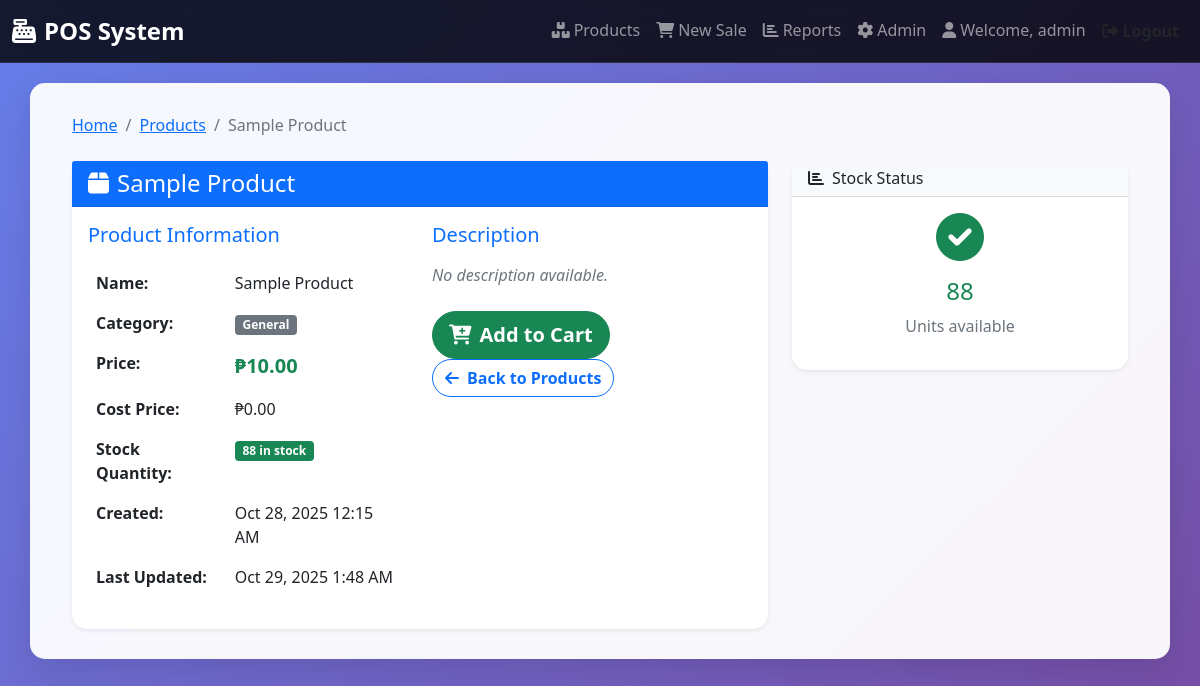
/products/1/ (signed in), run on an earlier commit of the app's database.
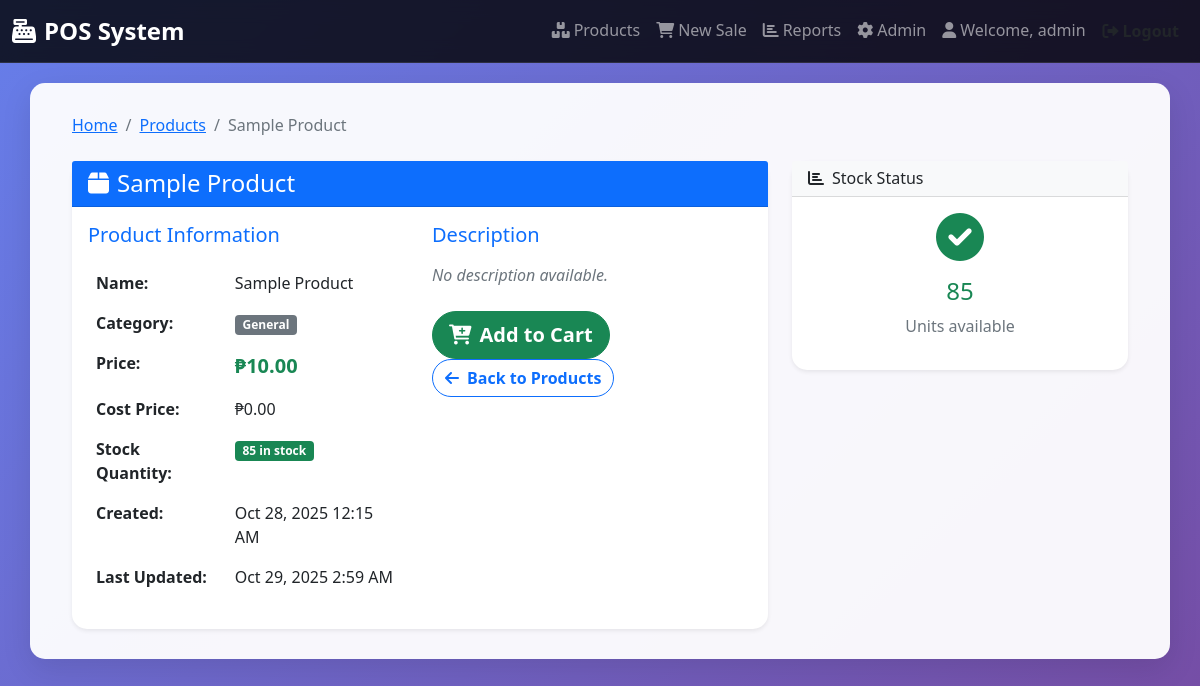
And on a later commit of the database.
### pos_app/models.py (models this page shows, shortened)
class Product(models.Model):
    name = models.CharField(max_length=200)
    category = models.ForeignKey(Category, on_delete=models.CASCADE)
    price = models.DecimalField(max_digits=10, decimal_places=2)
    cost_price = models.DecimalField(max_digits=10, decimal_places=2, default=0)
    stock_quantity = models.PositiveIntegerField(default=0)
    barcode = models.CharField(max_length=100, unique=True, blank=True)
    description = models.TextField(blank=True)
    created_at = models.DateTimeField(auto_now_add=True)
    updated_at = models.DateTimeField(auto_now=True)

class Category(models.Model):
    name = models.CharField(max_length=100, unique=True)
    description = models.TextField(blank=True)

### pos_app/views.py (the view)
# urls.py: path('products/<int:pk>/', views.product_detail, name='product_detail'),
@login_required
def product_detail(request, pk):
    product = get_object_or_404(Product, pk=pk)
    return render(request, 'pos_app/product_detail.html', {'product': product})

### pos_app/templates/pos_app/product_detail.html (shortened to what the changed rows need)
{% extends 'pos_app/base.html' %}
{% block content %}
<div class="container-fluid">
    <nav aria-label="breadcrumb" class="mb-4">
        <ol class="breadcrumb">
            <li class="breadcrumb-item"><a href="{% url 'pos_app:home' %}">Home</a></li>
            <li class="breadcrumb-item"><a href="{% url 'pos_app:product_list' %}">Products</a></li>
            <li class="breadcrumb-item active" aria-current="page">{{ product.name }}</li>
        </ol>
    </nav>
    <div class="row">
        <div class="col-lg-8">
            <div class="card shadow-sm">
                <div class="card-header bg-primary text-white">
                    <h4 class="card-title mb-0">
                        <i class="fas fa-box me-2"></i>{{ product.name }}
                    </h4>
                </div>
                <div class="card-body">
                    <div class="row">
                        <div class="col-md-6">
                            <table class="table table-borderless">
                                <tr>
                                    <td class="fw-bold">Name:</td>
                                    <td>{{ product.name }}</td>
                                </tr>
                                <tr>
                                    <td>
                                        <span class="badge bg-secondary">{{ product.category.name }}</span>
                                    </td>
                                </tr>
                                <tr>
                                    <td class="fw-bold">Price:</td>
                                    <td class="text-success fw-bold fs-5">₱{{ product.price }}</td>
                                </tr>
                                <tr>
                                    <td class="fw-bold">Cost Price:</td>
                                    <td>₱{{ product.cost_price }}</td>
                                </tr>
                                <tr>
                                    <td>
                                        {% if product.stock_quantity == 0 %}
                                            <span class="badge bg-danger">Out of Stock</span>
                                        {% elif product.stock_quantity < 10 %}
                                            <span class="badge bg-warning text-dark">Low Stock ({{ product.stock_quantity }})</span>
                                        {% else %}
                                            <span class="badge bg-success">{{ product.stock_quantity }} in stock</span>
                                        {% endif %}
                                    </td>
                                </tr>
                                <tr>
                                    <td class="fw-bold">Created:</td>
                                    <td>{{ product.created_at|date:"M j, Y g:i A" }}</td>
                                </tr>
                                <tr>
                                    <td class="fw-bold">Last Updated:</td>
                                    <td>{{ product.updated_at|date:"M j, Y g:i A" }}</td>
                                </tr>
                            </table>
                        </div>
                    </div>
                </div>
            </div>
        </div>
        <div class="col-lg-4">
            <div class="card shadow-sm mb-3">
                <div class="card-body text-center">
                    <div class="mb-3">
                        {% if product.stock_quantity == 0 %}
                            <i class="fas fa-times-circle fa-3x text-danger mb-3"></i>
                            <h4 class="text-danger">Out of Stock</h4>
                        {% elif product.stock_quantity < 10 %}
                            <i class="fas fa-exclamation-triangle fa-3x text-warning mb-3"></i>
                            <h4 class="text-warning">{{ product.stock_quantity }}</h4>
                            <p class="text-muted">Low stock warning</p>
                        {% else %}
                            <i class="fas fa-check-circle fa-3x text-success mb-3"></i>
                            <h4 class="text-success">{{ product.stock_quantity }}</h4>
                            <p class="text-muted">Units available</p>
                        {% endif %}
                    </div>
                </div>
            </div>
        </div>
    </div>
</div>
{% endblock %}

What changed in the data, as far as the page shows it:
changed Product "Sample Product": stock_quantity "88" → "85"; updated_at "Oct 29, 2025 1:48 AM" → "Oct 29, 2025 2:59 AM"
